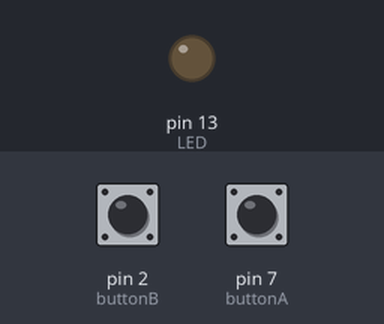
Simulated run of this sketch. Board: Arduino Uno, built with avr-gcc and run on an emulated ATmega328P. Parts: output pins drawn as LEDs (lit = HIGH). The test bench sets the inputs (shaded band); at power-on: pin 2 (buttonB) HIGH, pin 7 (buttonA) HIGH.

Above: at 1.2 s.
1.3 s: pin 2 (buttonB) pulled LOW for 0.15 s
At 1.37 s:
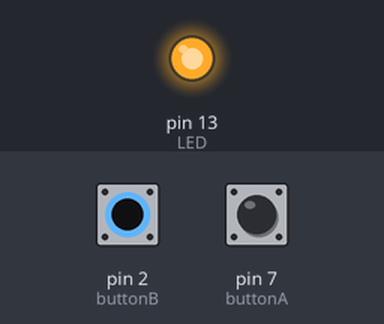
2.9 s: pin 2 (buttonB) pulled LOW for 3.2 s
At 7.2 s:
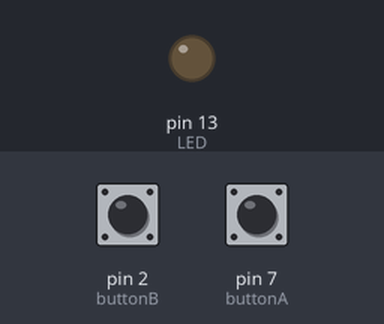
7.6 s: pin 7 (buttonA) pulled LOW for 3.2 s
At 8.3 s:
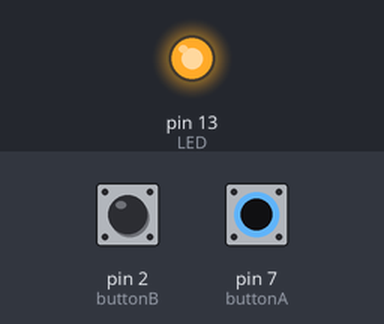
Timing chart, 0 to 12.3 s (numbered marks = the images above; inputs shaded):
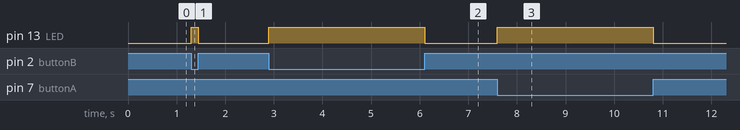

Measured:
- after the input at 1.3 s, pin 13 (LED): LOW → HIGH at once, → LOW 0.15 s later
- after the input at 2.9 s, pin 13 (LED): LOW → HIGH at once, → LOW 3.2 s later
- after the input at 7.6 s, pin 13 (LED): LOW → HIGH at once, → LOW 3.2 s later

The sketch:

Button_2.ino
```cpp
// 버튼 2개로 LED 켜고 끄기(Button_Two 예제)

int LED = 13;
int buttonA = 7;
int buttonB = 2;

void setup()
{
  pinMode(LED, OUTPUT);
  pinMode(buttonA, INPUT);
  pinMode(buttonB, INPUT);
}

void loop()
{
 int val_A, val_B;

  val_A = digitalRead(buttonA);
  val_B = digitalRead(buttonB);

  if ( val_A == LOW || val_B == LOW )
  {
    digitalWrite(LED, HIGH);
  }
  else
  {
    digitalWrite(LED, LOW);
  }
}
```
